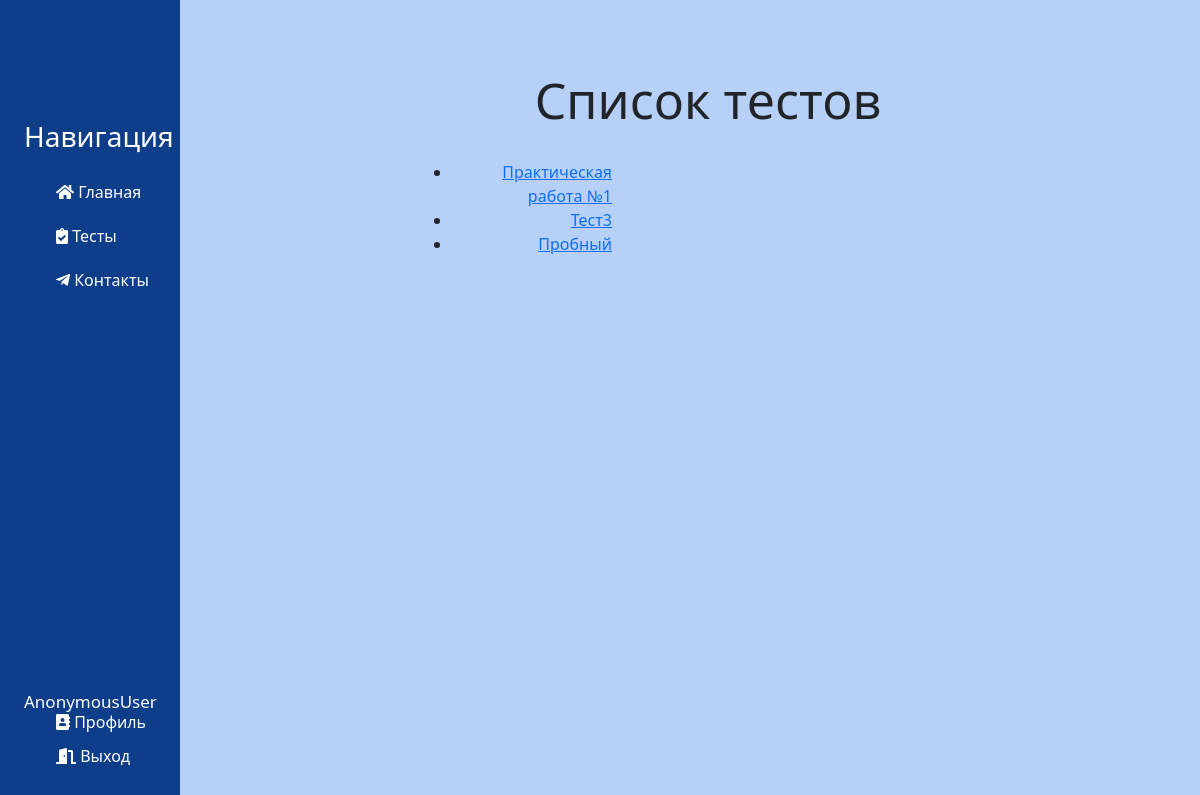
Page /tests/test_list/ on the earlier database version.
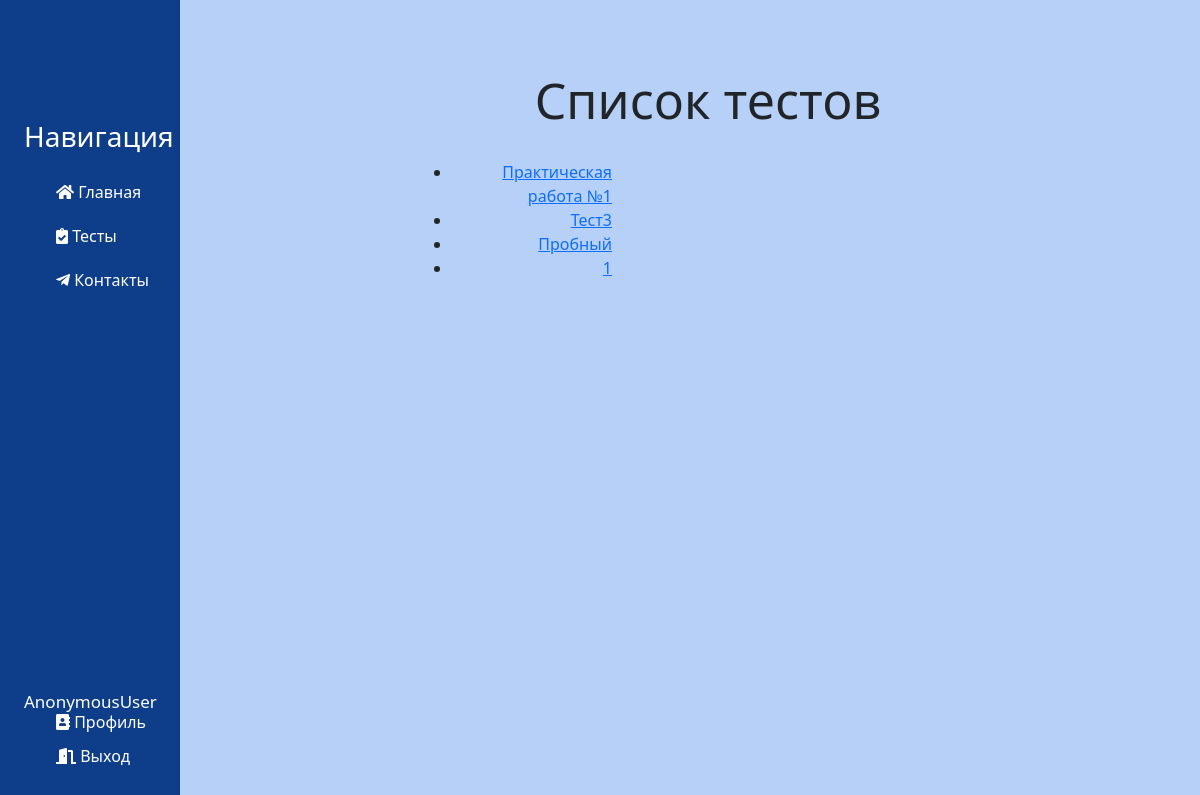
Same page on the later database version.
### tests/models.py (models this page shows, shortened)
class TestMake(models.Model):
    test_title = models.CharField('Название теста', max_length=100)
    class Meta:
        verbose_name = 'Тест'
        verbose_name_plural = 'Тесты'

### tests/views.py (the view)
# urls.py: path('test_list/', views.test_list, name='test_list'),
def test_list(request):
    tests = TestMake.objects.all()
    return render(request, 'tests/test_list.html', {'tests': tests})

### tests/templates/tests/test_list.html (shortened to what this page needs)
{% extends 'main/layout.html' %}
{% block content %}
    <div class="features">
        <h1>Список тестов</h1>
        <ul>
            {% for test in tests %}
                <li><a href="{% url 'test_detail' test.id %}">{{ test.test_title }}</a></li>
            {% endfor %}
        </ul>
    </div>
{% endblock %}

### main/templates/main/layout.html (shortened to what this page needs)
{% load static %}
<!doctype html>
<html lang="ru">
<head>
    <link rel="stylesheet" href="https://cdn.jsdelivr.net/npm/bootstrap@5.2.3/dist/css/bootstrap.min.css">
    <link rel="stylesheet" href="{% static 'main/css/main.css' %}">
    <link rel="stylesheet" href="https://use.fontawesome.com/releases/v5.8.2/css/all.css">
</head>
<body>
    <aside>
        <h3>Навигация</h3>
        <ul>
            <a href="{% url 'homepage' %}"><li><i class="fas fa-home"></i> Главная</li></a>
            <a href="{% url 'tests_home' %}"><li><i class="fas fa-clipboard-check"></i> Тесты</li></a>
            <a href="{% url 'about' %}"><li><i class="fab fa-telegram-plane"></i> Контакты</li></a>
        </ul>
        <h5>{{user}}</h5>
        <ol>
            <a href="{% url 'profile' %}"><li><i class="fas fa-address-book"></i> Профиль</li></a>
            <a href="{% url 'logout' %}"><li><i class="fas fa-door-open"></i> Выход</li></a>
        </ol>
    </aside>
    <main>
        {% block content %}
        {% endblock %}
    </main>
</body>
</html>

### main/static/main/css/main.css (style rules this page uses)
body { background: #b7d0f7; }
aside { position: fixed; background: #0e3d8a; width: 15%;; padding: 2%; text-decoration: none; height: 100%; color: #fff; border-right: 5px solid #0e3c87; }
aside h3 { position: absolute; top: 15%; font-size: 28px; }
aside h5 { position: absolute; bottom: 10%; font-size: 17px; }
aside ul { list-style: none; position: absolute; top: 20%; }
aside ul li { color: #ffffff; display: block; margin-top: 20px; transition: transform .6s ease; }
aside a { text-decoration: none }
aside ol { list-style: none; position: absolute; bottom: 2%; }
aside ol li { color: #ffffff; display: block; margin-top: 10px; transition: transform .6s ease; }
main .features { float: right; margin-top: 70px; margin-left: 45px; text-align: center; width: 82%; }
main .features h1 { font-size: 50px; }
main .features ul { position: absolute; top: 20%; left: 35%; text-align: right; width: 16%; height: 37%; }

Differences in the rows shown:
added TestMake: test_title "1"
